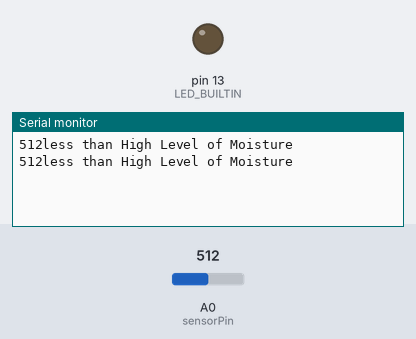
This sketch was run on a simulated Arduino Uno, built with avr-gcc and run on an emulated ATmega328P. On the bench: output pins drawn as LEDs (lit = HIGH), the last lines printed to the serial monitor. The test bench sets the inputs (shaded band); at power-on: A0 (sensorPin) = 512.

Above: at 2.0 s.
2.1 s: A0 (sensorPin) set to 440
At 3.2 s:
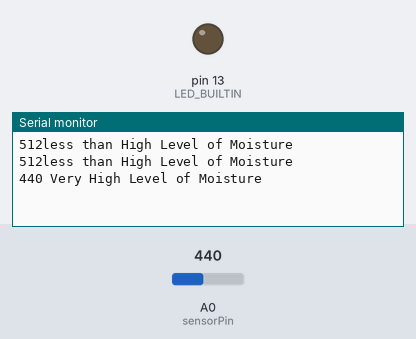
4.9 s: A0 (sensorPin) set to 460
At 6.0 s:
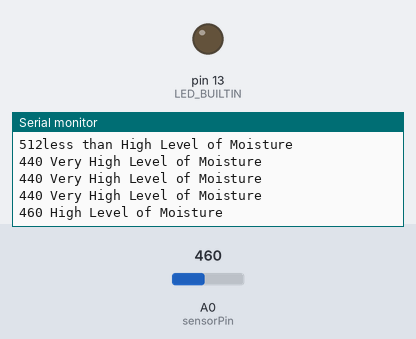

Measured:
- after the input at 2.1 s, the serial monitor: prints a new line after 0.20 s (image 1)
- after the input at 4.9 s, the serial monitor: prints a new line after 0.70 s (image 2)

The sketch:

Serial_ADC.ino
```cpp
int sensorPin = A0;    // connect A0 of NodeMCU to 10th Pin of sensor board for Moisture Sensing (Good or Low Moisture (digital))
int sensorValue = 0;  // variable to store the value coming from the sensor

void setup()
{
  // declare the ledPin as an OUTPUT:
  pinMode(LED_BUILTIN, OUTPUT);
}

void loop()
{
Serial.begin(115200);
// read the value from the sensor:

delay(100);

sensorValue = analogRead(sensorPin);
//Serial.println(sensorValue);

Serial.print(sensorValue);

if(sensorValue<400)
{
  Serial.println("Excellent Moisture Level");
}
else if(sensorValue<430)
{
  Serial.println("Very Very High Level of Moisture");
}
else if(sensorValue<450)
{
  Serial.println(" Very High Level of Moisture");
}
else if(sensorValue<500)
{
  Serial.println(" High Level of Moisture");
}
else if(sensorValue<600)
{
  Serial.println("less than High Level of Moisture");
}
else if(sensorValue<700)
{
  Serial.println("low Level of Moisture");
}
else if(sensorValue<800)
{
  Serial.println(" Very Low Level of Moisture");
}
else if(sensorValue<900)
{
  Serial.println("Very Very Low Level of Moisture");
}
else if(sensorValue<960)
{
  Serial.println("Little bit of Moisture");
}
else
{
  Serial.println("Little bit of Moisture");
}

Serial.println();

delay(1000);

}
```
